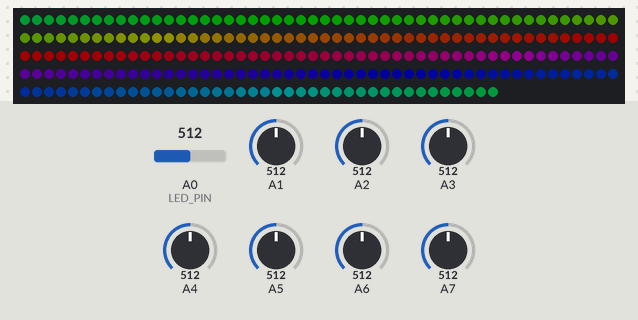
This sketch was run on a simulated Arduino Uno, built with avr-gcc and run on an emulated ATmega328P. On the bench: 240 RGB LEDs in strip order, left to right, continuing on the next row. The inputs (shaded band) are chosen by the test bench; at power-on: A0 (LED_PIN) = 512, A1 = 512, A2 = 512, A3 = 512, A5 = 512, A4 = 512, A6 = 512, A7 = 512. Dim RGB values are drawn brighter than linear; what the sketch prints to the serial monitor is not drawn.

Above: at 1.2 s.
1.3 s: A0 (LED_PIN) set to 190
2.9 s: A1 set to 190
At 3.48 s:
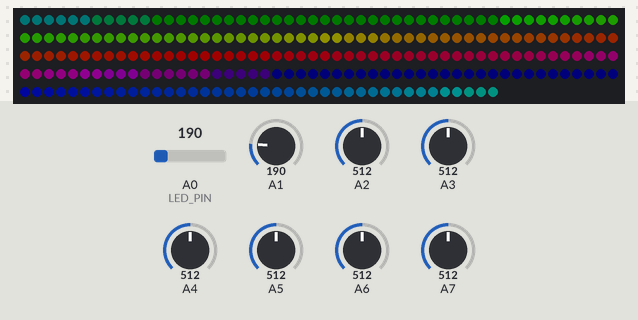
4.4 s: A2 set to 190
At 5.76 s:
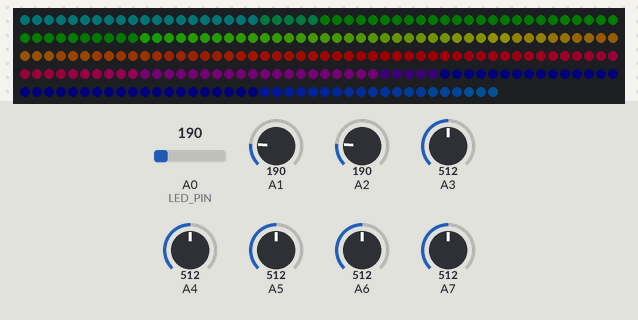
5.9 s: A3 set to 190
7.4 s: A5 set to 190
At 7.89 s:
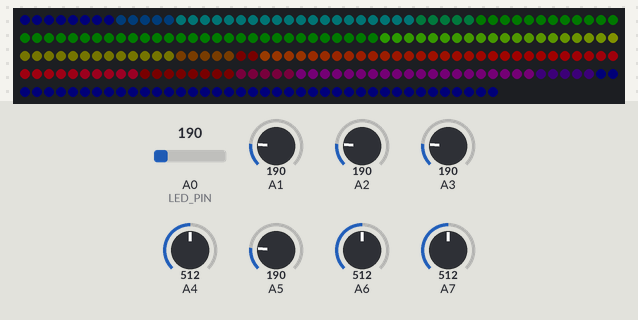
9.0 s: A4 set to 190
At 9.87 s:
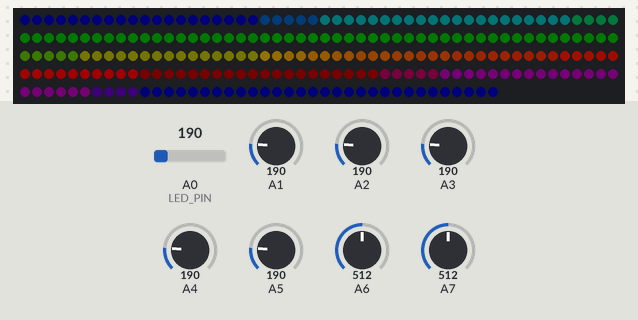

The sketch:

pianoStep.ino
```cpp
#include <Adafruit_NeoPixel.h>

#define LED_PIN 14
#define LED_BRIGHTNESS 32
#define DISTANCE_PIN 2
#define STEP_NUM 12
#define FILTER_LENGTH  5
#define THRESHOLD 200
#define LED_NUM 240

int time = 0;
boolean is_steps[STEP_NUM];
Adafruit_NeoPixel strip = Adafruit_NeoPixel(LED_NUM, LED_PIN);

void setup() {
  Serial.begin(19200);

  for(int i=0; i<STEP_NUM; i++) {
    is_steps[i] = false;
  }

  strip.begin();
  strip.show();
  strip.setBrightness(LED_BRIGHTNESS);
}

void loop() {
 for(int i=DISTANCE_PIN; i<DISTANCE_PIN + STEP_NUM; i++) {
   int n = i - DISTANCE_PIN;
   printStep(n);
 }
 Serial.println("");
 illuminateStep();

 delay(100);
}

void printStep(int i) {
  int ain = analogRead(i);
  if(THRESHOLD < ain) {
    if(!is_steps[i]) {
      Serial.print("1");
      is_steps[i] = true;
    } else {
      Serial.print("0");
    }
  } else {
    Serial.print("0");
    is_steps[i] = false;
  }
}

void illuminateStep() {
  for(int i=0; i<LED_NUM; i++) {
    int si = 1.0 * i / LED_NUM * STEP_NUM;
    int wi = 1.0 * i / LED_NUM * 255 + time;
    float brightness = 0.1;
    if(is_steps[si]) { brightness = 1.0; }

    strip.setPixelColor(i, Wheel(wi, brightness));
  }
  strip.show();

  time += LED_NUM - 1;
  time %= LED_NUM;
}

uint32_t Wheel(int WheelPos, float brightness) {
  WheelPos = WheelPos%255;

  if(WheelPos < 85) {
   return strip.Color(1.0*brightness * WheelPos * 3, 1.0*brightness * (255.0 - WheelPos * 3), 0);
  } else if(WheelPos < 170) {
   WheelPos -= 85;
   return strip.Color(1.0*brightness * (255.0 - WheelPos * 3), 0, 1.0*brightness * WheelPos * 3);
  } else {
   WheelPos -= 170;
   return strip.Color(0, 1.0*brightness * WheelPos * 3, 1.0*brightness * (255.0 - WheelPos * 3));
  }
}
```
